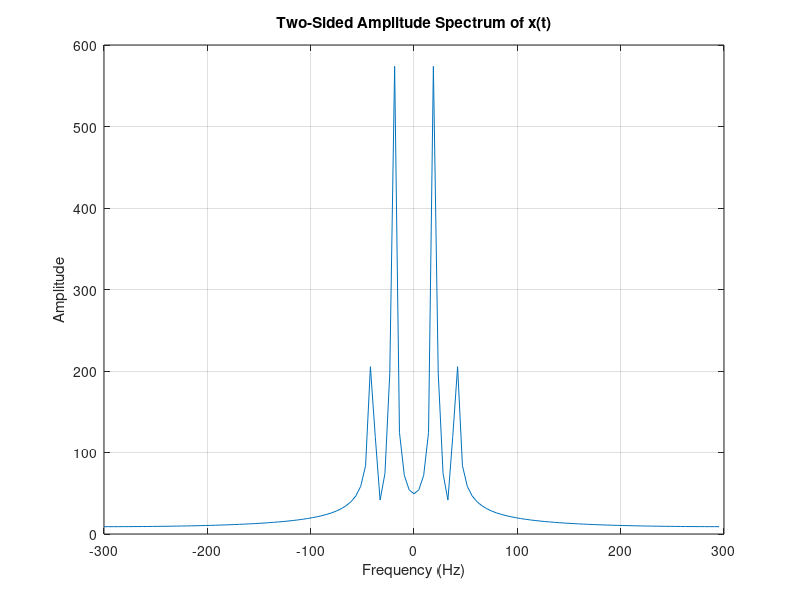
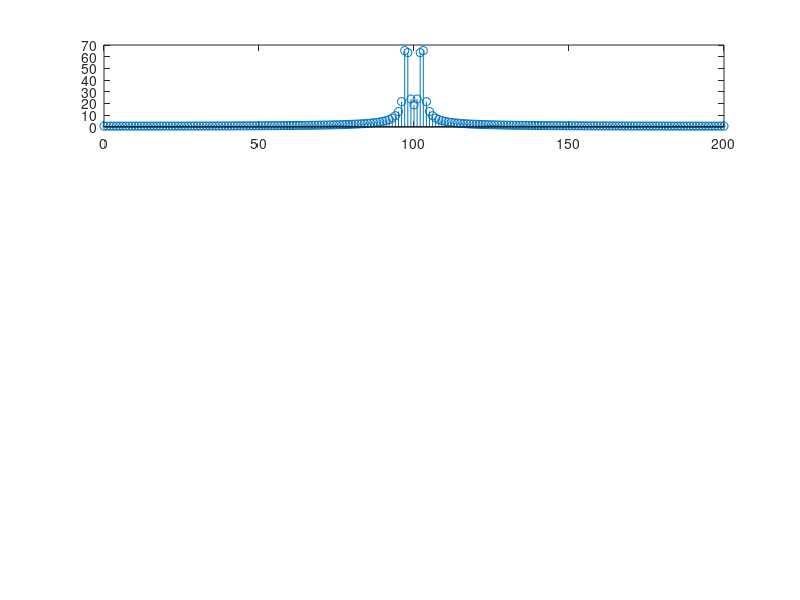

MATLAB code for these plots, in order: (Note: this script raises an error after producing the figures.)
close all; clear;
%------------Part A------------
Fs = 600; % Sampling frequency
T = 1/Fs; % Sampling period
n = 128; % number of samples

t = (0:n-1) * T;

% Define the signal x(t)
xt = 10*cos(2*pi*20*t) - 4*sin(2*pi*40*t + 5);

% Compute the two-sided spectrum using FFT
X = fftshift(abs(fft(xt)));

% Define the frequency axis
f = Fs*(-n/2:(n/2-1))/n;

% Plot the two-sided spectrum
figure();
plot(f, X);
title('Two-Sided Amplitude Spectrum of x(t)');
xlabel('Frequency (Hz)');
ylabel('Amplitude');
grid on;

%------------Part B------------
n = 0:200;
ph = 51;            
fs = 8000;      % Sample frequency        

% Phase diagrams for frequencies 100Hz to 475Hz with 125Hz step
i = 1;
figure();
for f0=100:125:475
    x_n = sin(2*pi*(f0/fs)*n + ph);
    y_2 = fftshift(abs(fft(x_n)));
    subplot(4,1,i);
    stem(n, y_2);
    title("Frequency " + f0 + "Hz");
    xlabel('Frequency (Hz)');
    ylabel("Amplitude");
    grid on;
    i = i + 1;
end

% Phase diagrams for frequencies 7525Hz to 7900Hz with 125Hz step
i = 1;
figure();
for f0=7525:125:7900
    x_n = sin(2*pi*(f0/fs)*n + ph);
    y_2 = fftshift(abs(fft(x_n)));
    subplot(4,1,i);
    stem(n, y_2);
    title("Frequency " + f0 + "Hz");
    xlabel('Frequency (Hz)');
    ylabel("Amplitude");
    grid on;
    i = i + 1;
end